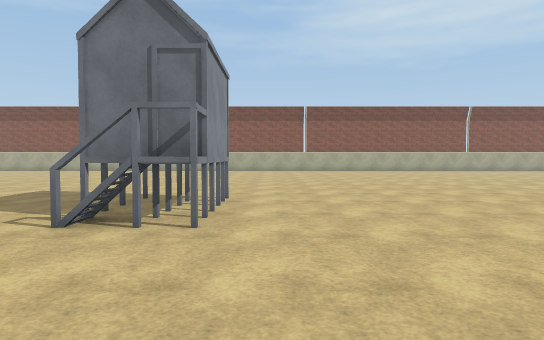
[1] (above)

24 first-person views from a walk through a Unity game level. The camera is 1.4 m above the floor, tilts 2° down and sees 75° across. The floor is counted in squares, 2 m on a side. Each view is taken from the middle of a square. On the plan, view 1 faces up. The plan holds only what a view shows up to about 11 squares ahead; the rest is blank. The place goes on beyond the plan. Surface patterns are stand-ins for the level's own textures.

[2]
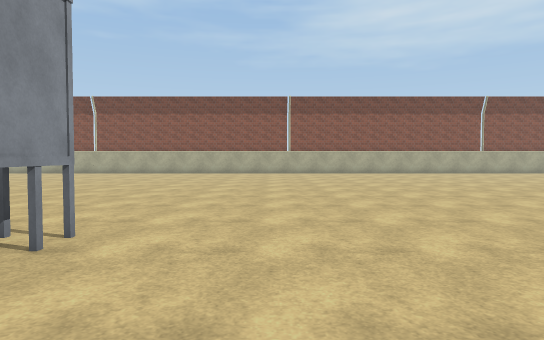

[3]
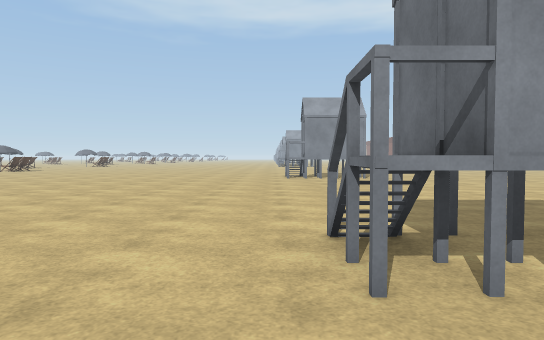

[4]
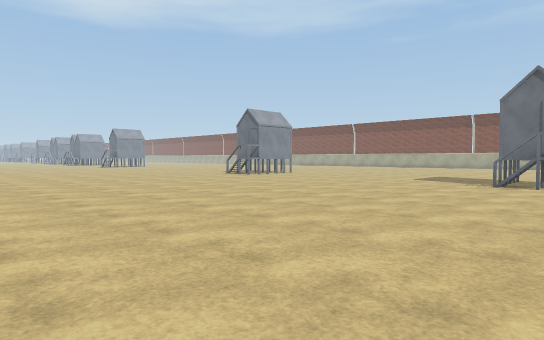

[5]
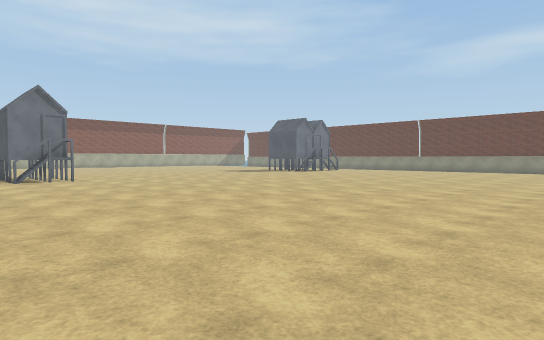

[6]
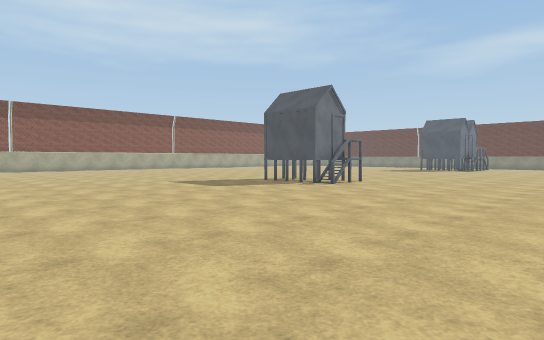

[7]
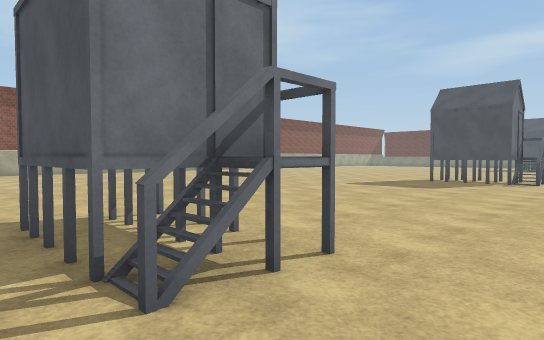

[8]
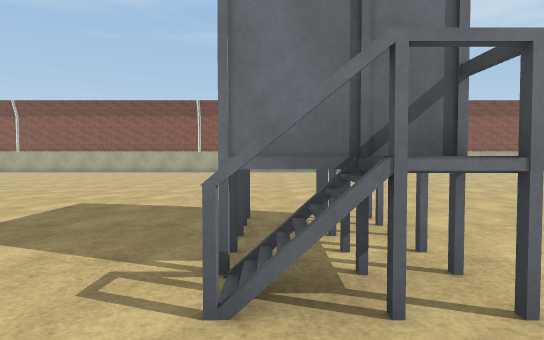

[9]
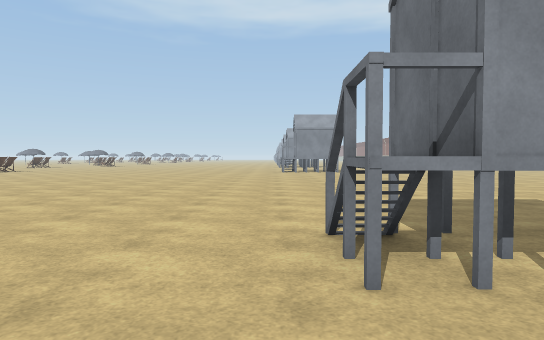

[10]
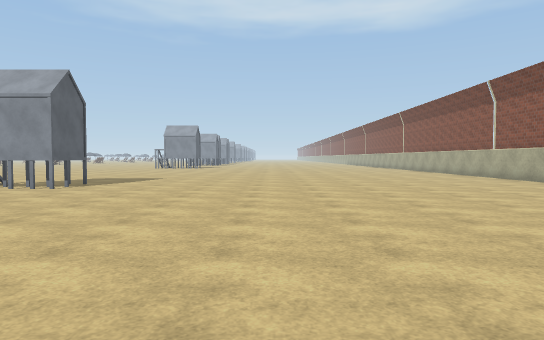

[11]
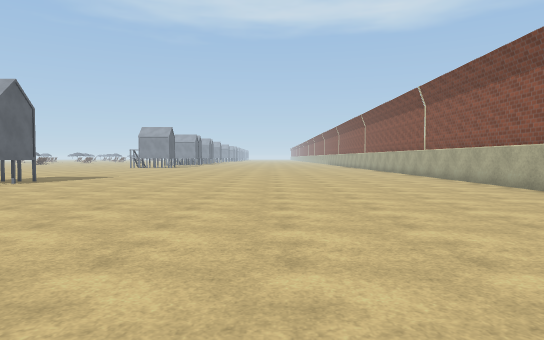

[12]
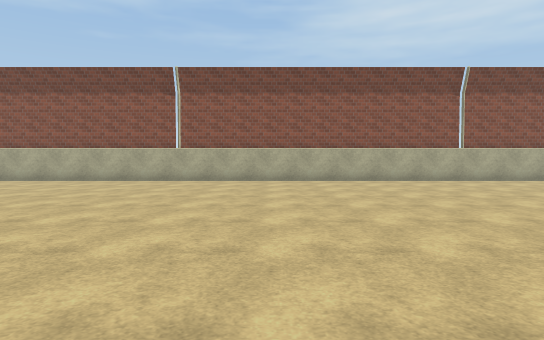

[13]
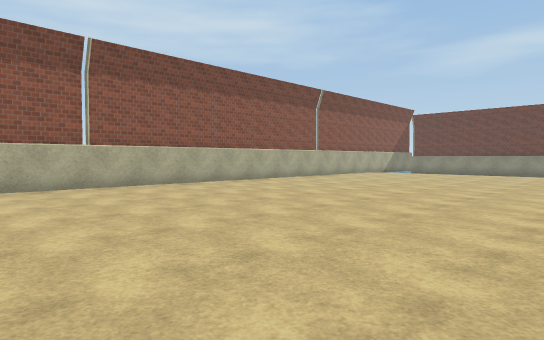

[14]
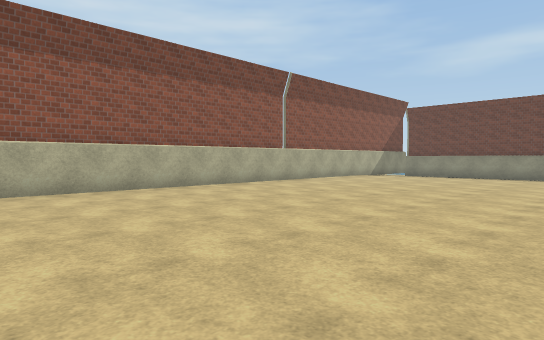

[15]
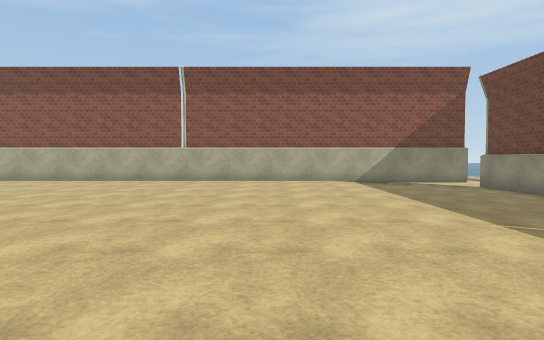

[16]
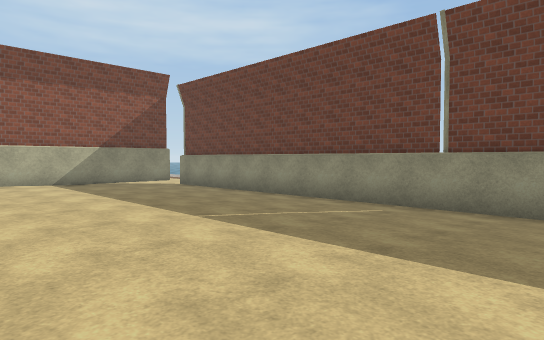

[17]
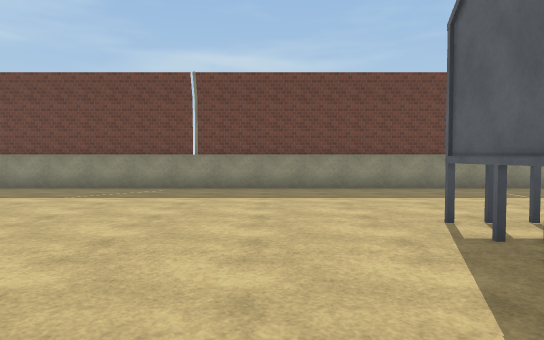

[18]
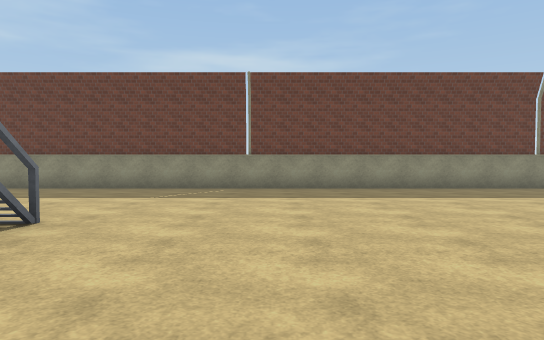

[19]
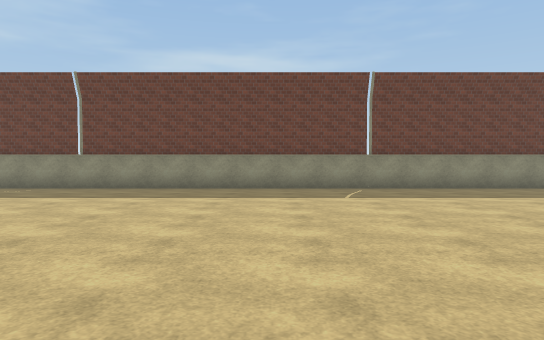

[20]
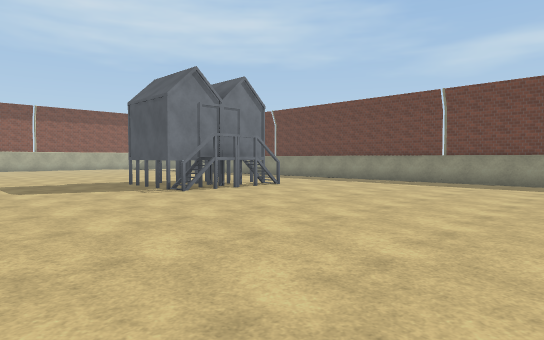

[21]
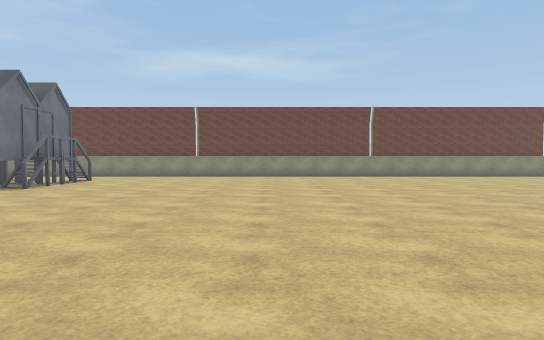

[22]
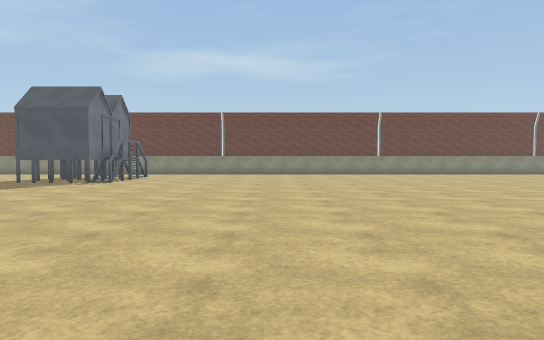

[23]
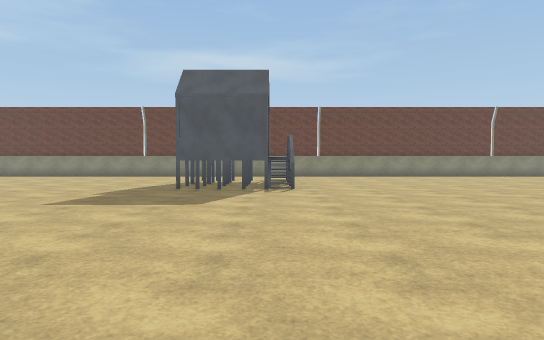

[24]
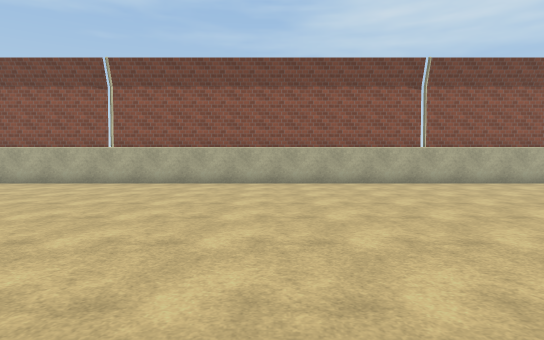

### Floor plan
Key: @ floor where view 1 was taken; # wall or solid block; . main floor; - floor 0.25 m lower than the main floor; / step, stairs or slope; H hut.
Columns run from 17 left of view 1 to 20 right of it. Each row starts with its distance up from view 1.
 19 #####################################
 18 .................................---#/
 17 .................................---#/
 16  ................................---#/
 15  ................................---#/
 14   ...............................---#/
 13 .................................---#/
 12 .................................---#/
 11 .................................---#/
 10 .................................---#/
  9 .................................---#/
  8 .................................---#/
  7 .................................---#/
  6 .....##........##..........#H#...---#/
  5 .....##........##..........###...---#/
  4 .....#H........#H..........###...---#/
  3 .................................---#/
  2 .................................---#/
  1 .................................---#/
  0 .................@...............---#/
 -1 ....  ...........................---#/
 -2 ...  ............................---#/
 -3     .............................---#/
 -4     .............................---#/
 -5        ..........................---#/
 -6              ....................---#/
 -7              ........... ........---#/
 -8              .....        .......---#/
 -9                             ... .---#/
-10                                   --#/

Where each view was taken, in squares from view 1:
view 1: 0 up, 0 right, facing up
view 2: 3 up, 1 right, facing up
view 3: 3 up, 1 right, facing left
view 4: 6 down, 0 right, facing up-left
view 5: 8 down, 4 left, facing up-right
view 6: 2 down, 10 left, facing up-right
view 7: 2 up, 13 left, facing up-right
view 8: 2 up, 12 left, facing up
view 9: 3 up, 9 left, facing left
view 10: 11 up, 3 left, facing left
view 11: 13 up, 2 left, facing left
view 12: 8 up, 4 left, facing up
view 13: 10 up, 1 left, facing up-right
view 14: 11 up, 2 right, facing up-right
view 15: 8 up, 13 right, facing up
view 16: 8 up, 13 right, facing up-right
view 17: 8 up, 9 right, facing right
view 18: 1 up, 9 right, facing right
view 19: 4 down, 9 right, facing right
view 20: 3 down, 6 right, facing up-right
view 21: 2 down, 2 right, facing right
view 22: 1 down, 0 right, facing right
view 23: 4 up, 2 right, facing right
view 24: 9 up, 11 left, facing up
